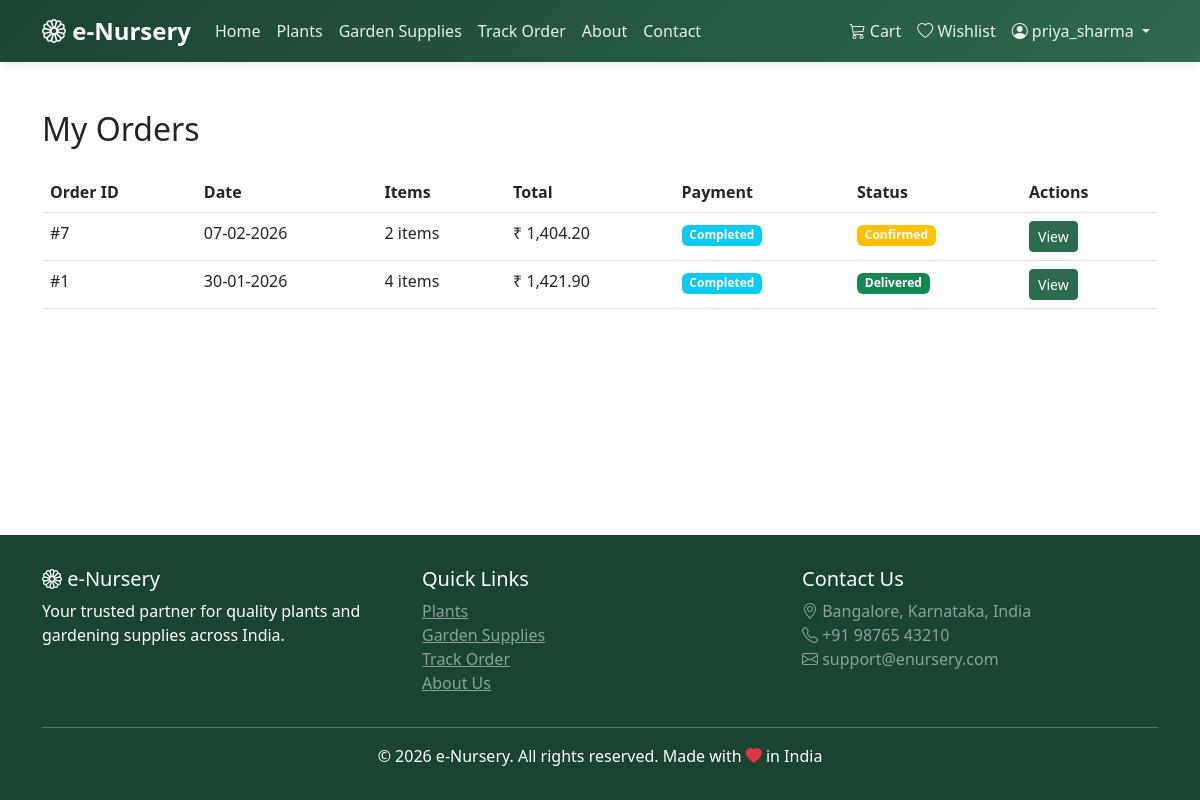
Page /orders (signed in) on the committed database.
### models.py (models this page shows, shortened)
class User(UserMixin, db.Model):
    __tablename__ = 'users'
    id = db.Column(db.Integer, primary_key=True)
    username = db.Column(db.String(80), unique=True, nullable=False)
    email = db.Column(db.String(120), unique=True, nullable=False)
    password_hash = db.Column(db.String(200), nullable=False)
    full_name = db.Column(db.String(100))
    phone = db.Column(db.String(15))
    address = db.Column(db.Text)
    city = db.Column(db.String(50))
    state = db.Column(db.String(50))
    pincode = db.Column(db.String(10))
    role = db.Column(db.String(20), default='user')  # 'admin' or 'user'
    created_at = db.Column(db.DateTime, default=datetime.utcnow)
    cart_items = db.relationship('Cart', backref='user', lazy=True, cascade='all, delete-orphan')
    orders = db.relationship('Order', backref='user', lazy=True)
    wishlists = db.relationship('Wishlist', backref='user', lazy=True, cascade='all, delete-orphan')
    reviews = db.relationship('Review', backref='user', lazy=True)

class Order(db.Model):
    __tablename__ = 'orders'
    id = db.Column(db.Integer, primary_key=True)
    user_id = db.Column(db.Integer, db.ForeignKey('users.id'), nullable=False)
    total_amount = db.Column(db.Float, nullable=False)
    order_status = db.Column(db.String(50), default='Pending')
    payment_status = db.Column(db.String(50), default='Pending')
    payment_method = db.Column(db.String(50))
    tracking_number = db.Column(db.String(50), unique=True)
    shipping_address = db.Column(db.Text)
    estimated_delivery = db.Column(db.DateTime)
    created_at = db.Column(db.DateTime, default=datetime.utcnow)
    order_items = db.relationship('OrderItem', backref='order', lazy=True, cascade='all, delete-orphan')

### routes.py (the view)
    @app.route('/orders')
    @login_required
    def my_orders():
        orders = Order.query.filter_by(user_id=current_user.id).order_by(Order.created_at.desc()).all()
        return render_template('my_orders.html', orders=orders)

### app.py (called while the page is built)
@login_manager.user_loader
def load_user(user_id):
    return User.query.get(int(user_id))

### templates/my_orders.html (shortened to what this page needs)
{% extends 'base.html' %}
{% block content %}
<div class="container">
    <h2 class="mb-4">My Orders</h2>
    {% if orders|length == 0 %}
    <div class="alert alert-info text-center">
        You haven't placed any orders yet.
        <a href="{{ url_for('plants') }}">Start shopping!</a>
    </div>
    {% else %}
    <div class="table-responsive">
        <table class="table table-hover">
            <thead>
                <tr>
                    <th>Order ID</th>
                    <th>Date</th>
                    <th>Items</th>
                    <th>Total</th>
                    <th>Payment</th>
                    <th>Status</th>
                    <th>Actions</th>
                </tr>
            </thead>
            <tbody>
                {% for order in orders %}
                <tr>
                    <td>#{{ order.id }}</td>
                    <td>{{ order.created_at.strftime('%d-%m-%Y') }}</td>
                    <td>{{ order.order_items|length }} items</td>
                    <td>{{ format_currency(order.total_amount) }}</td>
                    <td><span class="badge bg-info">{{ order.payment_status }}</span></td>
                    <td>
                        {% if order.order_status == 'Delivered' %}
                        <span class="badge bg-success">{{ order.order_status }}</span>
                        {% elif order.order_status == 'Cancelled' %}
                        <span class="badge bg-danger">{{ order.order_status }}</span>
                        {% else %}
                        <span class="badge bg-warning">{{ order.order_status }}</span>
                        {% endif %}
                    </td>
                    <td>
                        <a href="{{ url_for('order_detail', id=order.id) }}" class="btn btn-sm btn-primary">View</a>
                    </td>
                </tr>
                {% endfor %}
            </tbody>
        </table>
    </div>
    {% endif %}
</div>
{% endblock %}

### templates/base.html (shortened to what this page needs)
<!DOCTYPE html>
<html lang="en">
<head>
    <link href="https://cdn.jsdelivr.net/npm/bootstrap@5.3.0/dist/css/bootstrap.min.css" rel="stylesheet">
    <link rel="stylesheet" href="https://cdn.jsdelivr.net/npm/bootstrap-icons@1.11.0/font/bootstrap-icons.css">
</head>
<body>
    <nav class="navbar navbar-expand-lg navbar-dark sticky-top">
        <div class="container">
            <a class="navbar-brand" href="{{ url_for('index') }}">
                <i class="bi bi-flower1"></i> e-Nursery
            </a>
            <div class="collapse navbar-collapse" id="navbarNav">
                <ul class="navbar-nav me-auto">
                    <li class="nav-item">
                        <a class="nav-link" href="{{ url_for('index') }}">Home</a>
                    </li>
                    <li class="nav-item">
                        <a class="nav-link" href="{{ url_for('plants') }}">Plants</a>
                    </li>
                    <li class="nav-item">
                        <a class="nav-link" href="{{ url_for('ingredients') }}">Garden Supplies</a>
                    </li>
                    <li class="nav-item">
                        <a class="nav-link" href="{{ url_for('track_order') }}">Track Order</a>
                    </li>
                    <li class="nav-item">
                        <a class="nav-link" href="{{ url_for('about') }}">About</a>
                    </li>
                    <li class="nav-item">
                        <a class="nav-link" href="{{ url_for('contact') }}">Contact</a>
                    </li>
                </ul>
                <ul class="navbar-nav">
                    {% if current_user.is_authenticated %}
                        <li class="nav-item">
                            <a class="nav-link position-relative" href="{{ url_for('cart') }}">
                                <i class="bi bi-cart3"></i> Cart
                            </a>
                        </li>
                        <li class="nav-item">
                            <a class="nav-link" href="{{ url_for('wishlist') }}">
                                <i class="bi bi-heart"></i> Wishlist
                            </a>
                        </li>
                        <li class="nav-item dropdown">
                            <a class="nav-link dropdown-toggle" href="#" id="userDropdown" role="button" data-bs-toggle="dropdown">
                                <i class="bi bi-person-circle"></i> {{ current_user.username }}
                            </a>
                        </li>
                    {% endif %}
                </ul>
            </div>
        </div>
    </nav>
    <div class="content-wrapper">
        {% block content %}{% endblock %}
    </div>
    <footer class="footer">
        <div class="container">
            <div class="row">
                <div class="col-md-4">
                    <h5><i class="bi bi-flower1"></i> e-Nursery</h5>
                    <p>Your trusted partner for quality plants and gardening supplies across India.</p>
                </div>
                <div class="col-md-4">
                    <h5>Quick Links</h5>
                    <ul class="list-unstyled">
                        <li><a href="{{ url_for('plants') }}" class="text-white-50">Plants</a></li>
                        <li><a href="{{ url_for('ingredients') }}" class="text-white-50">Garden Supplies</a></li>
                        <li><a href="{{ url_for('track_order') }}" class="text-white-50">Track Order</a></li>
                        <li><a href="{{ url_for('about') }}" class="text-white-50">About Us</a></li>
                    </ul>
                </div>
                <div class="col-md-4">
                    <h5>Contact Us</h5>
                    <p class="text-white-50">
                        <i class="bi bi-geo-alt"></i> Bangalore, Karnataka, India<br>
                        <i class="bi bi-telephone"></i> +91 98765 43210<br>
                        <i class="bi bi-envelope"></i> support@enursery.com
                    </p>
                </div>
            </div>
            <hr class="bg-white">
            <div class="text-center">
                <p class="mb-0">&copy; 2026 e-Nursery. All rights reserved. Made with <i class="bi bi-heart-fill text-danger"></i> in India</p>
            </div>
        </div>
    </footer>
</body>
</html>

### templates/base.html (style rules this page uses)
:root { --primary-color: #2d6a4f; --secondary-color: #52b788; --accent-color: #95d5b2; --dark-green: #1b4332; }
body { font-family: 'Segoe UI', Tahoma, Geneva, Verdana, sans-serif; min-height: 100vh; display: flex; flex-direction: column; }
.navbar { background: linear-gradient(135deg, var(--dark-green), var(--primary-color)) !important; box-shadow: 0 2px 10px rgba(0,0,0,0.1); }
.navbar-brand { font-weight: 700; font-size: 1.5rem; color: white !important; }
.nav-link { color: rgba(255,255,255,0.9) !important; font-weight: 500; transition: color 0.3s; }
.content-wrapper { flex: 1; padding-top: 2rem; padding-bottom: 2rem; }
.footer { background: var(--dark-green); color: white; padding: 2rem 0; margin-top: auto; }
.btn-primary { background: var(--primary-color); border-color: var(--primary-color); }

### rows in the picture
User: username "priya_sharma"
Order: id "7", created_at "07-02-2026", order_items|length "2", total_amount "₹ 1,404.20", payment_status "Completed", order_status "Confirmed"
Order: id "1", created_at "30-01-2026", order_items|length "4", total_amount "₹ 1,421.90", payment_status "Completed", order_status "Delivered"
